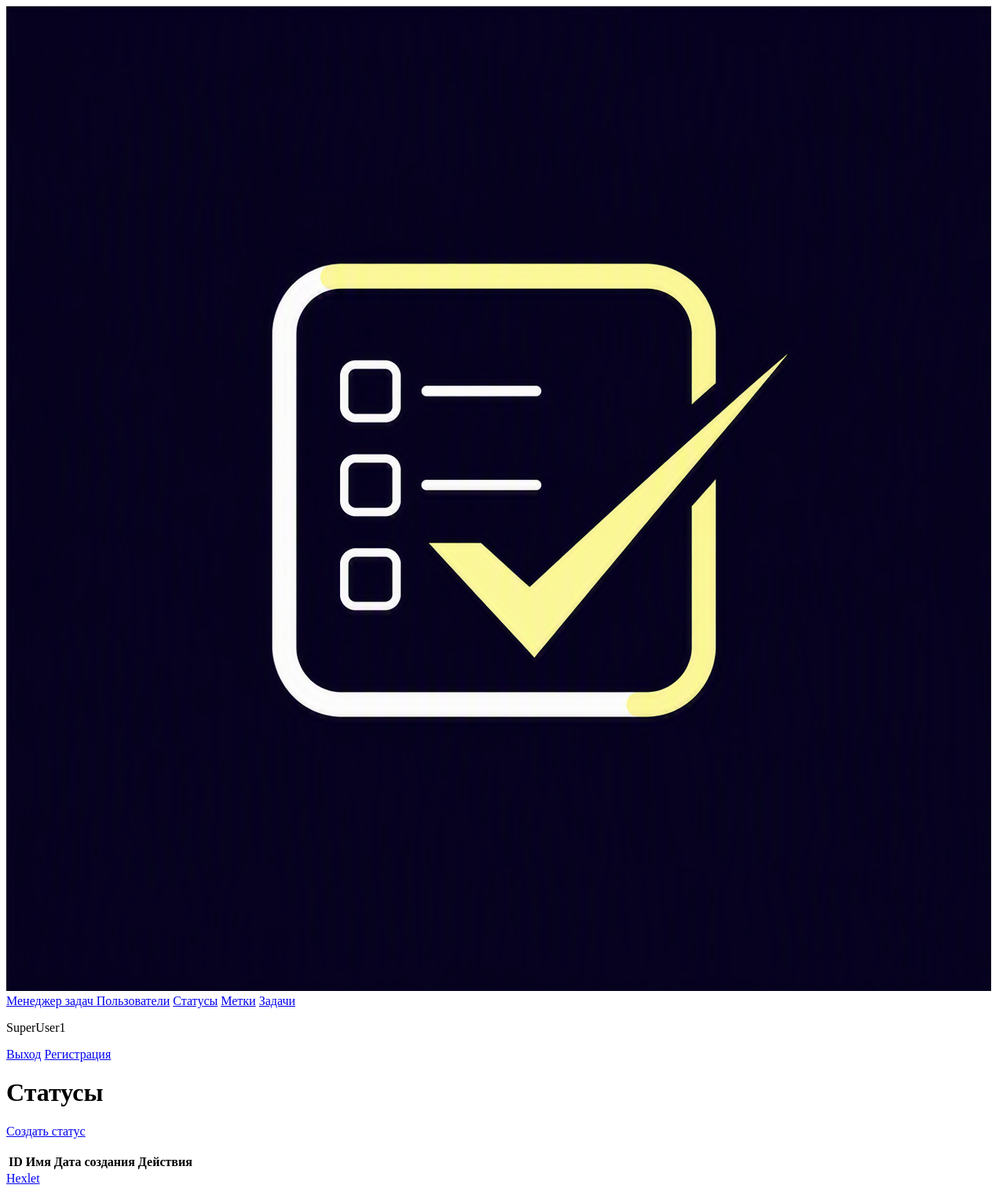
/statuses/ (signed in), run on an earlier commit of the app's database.
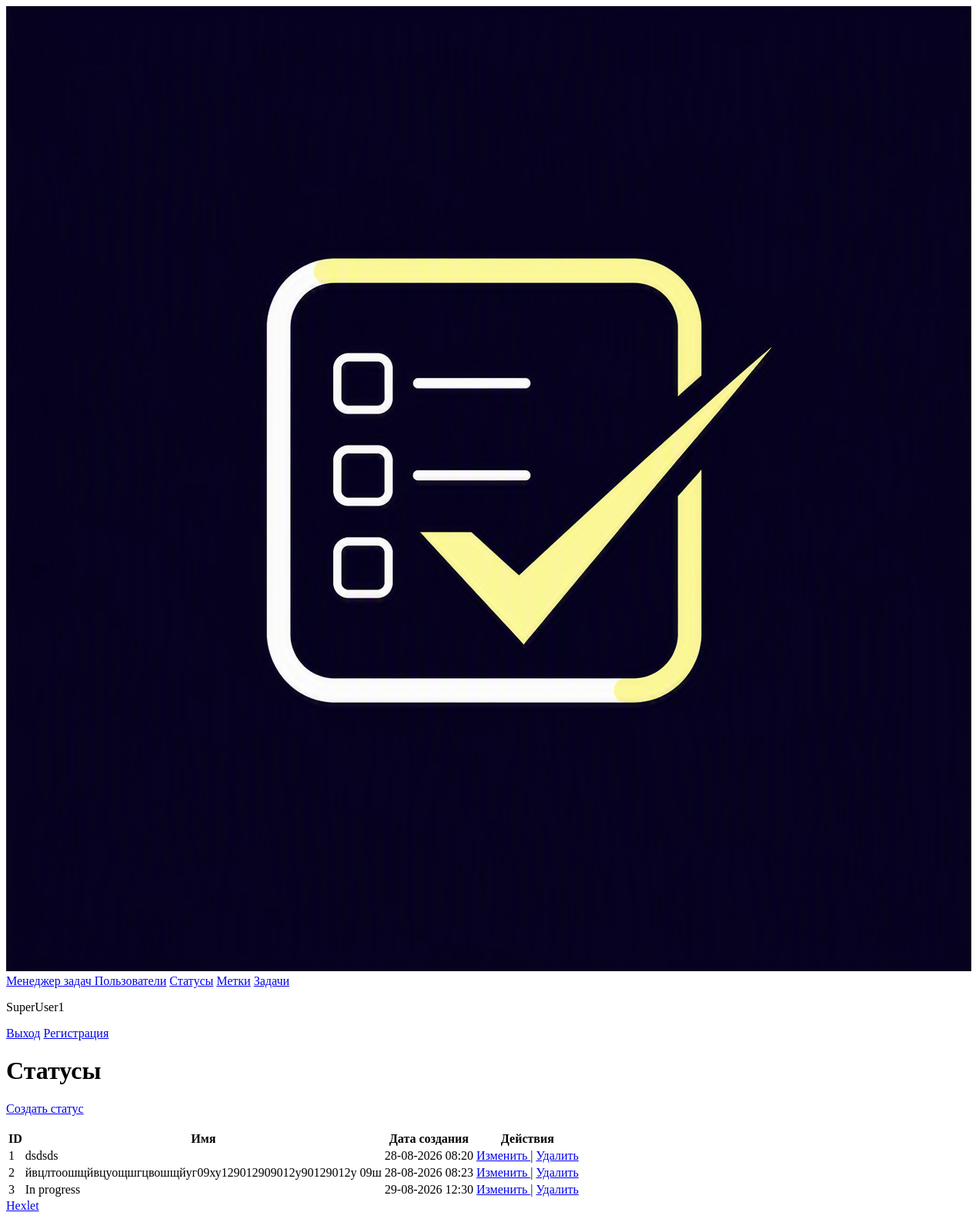
And on a later commit of the database.
### task_manager/status/models.py (models this page shows, shortened)
class Status(models.Model):
    name = models.CharField(max_length=200, unique=True)
    created_at = models.DateTimeField(auto_now_add=True)

### task_manager/status/views.py (the view)
# urls.py: path('', StatusesView.as_view(), name='statuses'),
class StatusesView(LoginRequiredMixin, View):
    def get(self, request, *args, **kwargs):
        statuses = Status.objects.all()
        return render(
            request,
            "status/statuses.html",
            context={
                'statuses': statuses
            }
        )

### templates/status/statuses.html (shortened to what this page needs)
{% extends "base.html" %}
{% load tailwind_cli %}
{% block content %}
    <h1 class="text-2xl font-bold mb-6">Статусы</h1>
    <div>
        <a href="{% url 'status_create' %}"
        class="block w-full text-center mt-3 py-2 bg-indigo-600 text-white rounded hover:underline font-medium">
            Создать статус
        </a>
    </div>
    <br>
    <div class="overflow-x-auto border border-slate-200 rounded-lg shadow-sm">
        <table class="min-w-full divide-y divide-slate-200 bg-white text-sm">
            <thead class="bg-slate-50">
                <tr>
                    <th class="px-6 py-4 font-semibold text-slate-900 text-left">ID</th>
                    <th class="px-6 py-4 font-semibold text-slate-900 text-left">Имя</th>
                    <th class="px-6 py-4 font-semibold text-slate-900 text-left">Дата создания</th>
                    <th class="px-6 py-4 font-semibold text-slate-900 text-left">Действия</th>
                </tr>
            </thead>
            <tbody class="divide-y divide-slate-200">
                {% for status in statuses %}
                <tr class="hover:bg-slate-50/75 transition-colors">
                    <td class="px-6 py-4 text-slate-500">{{ status.id }}</td>
                    <td class="px-6 py-4 font-medium text-slate-900">{{ status.name }}</td>
                    <td class="px-6 py-4 text-slate-500">{{ status.created_at|date:"d-m-Y H:i" }}</td>
                    <td class="px-6 py-4 whitespace-nowrap">
                        <a href="{% url 'status_update' status.id %}"
                           class="text-indigo-600 hover:text-indigo-900 hover:underline">
                            Изменить
                        </a>
                        <span class="text-slate-300 mx-1">|</span>
                        <a href="{% url 'status_delete' status.id %}"
                           class="text-red-600 hover:text-red-900 hover:underline">
                            Удалить
                        </a>
                    </td>
                </tr>
                {% endfor %}
            </tbody>
        </table>
    </div>
{% endblock %}

What changed in the data, as far as the page shows it:
added Status: id "1", name "dsdsds", created_at "28-08-2026 08:20"
added Status: id "2", name "йвцлтоошщйвцуощшгцвошщйуг09ху129012909012у90129012у 09ш", created_at "28-08-2026 08:23"
added Status: id "3", name "In progress", created_at "29-08-2026 12:30"
